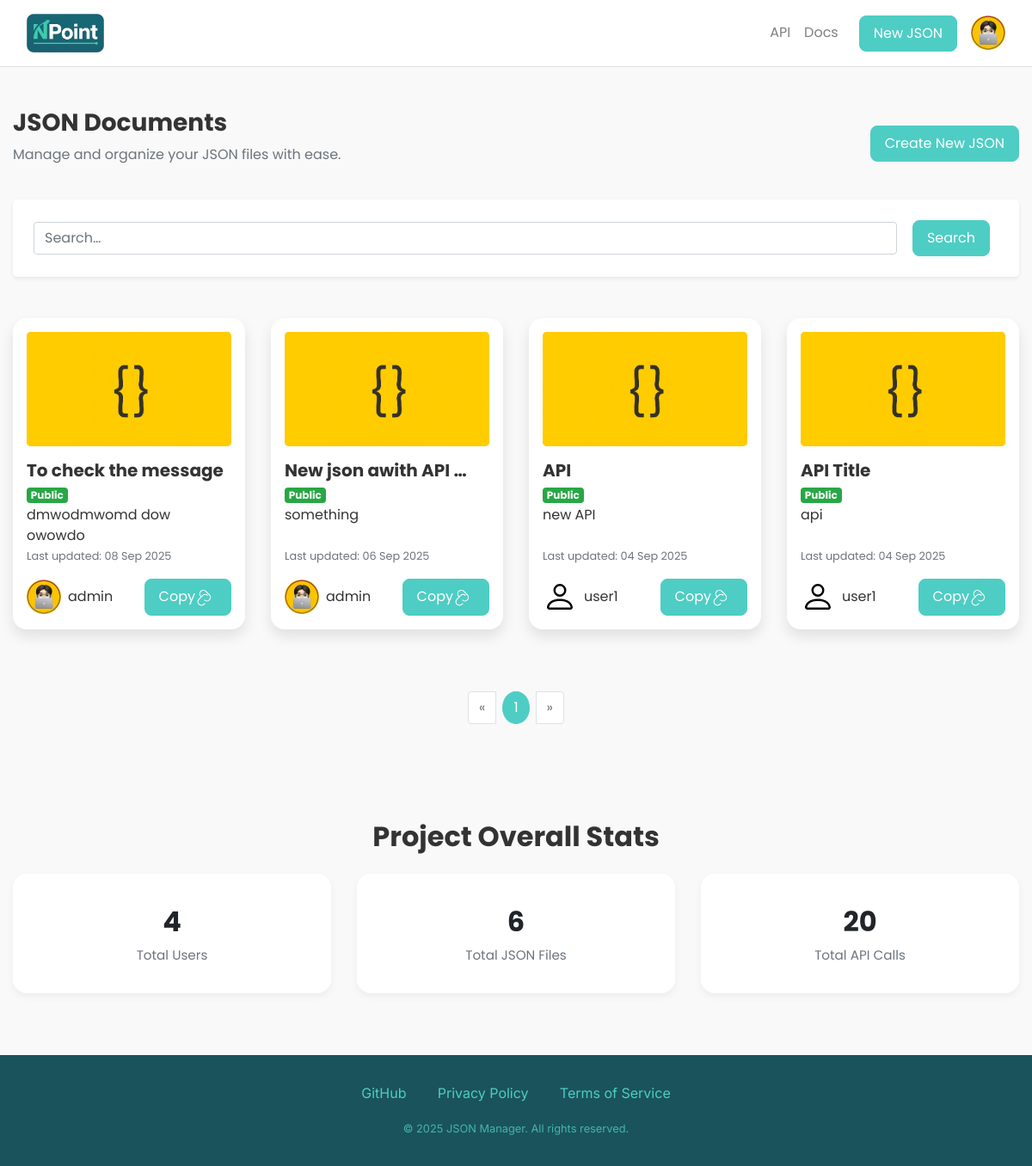
Page / (signed in) on the earlier database version.
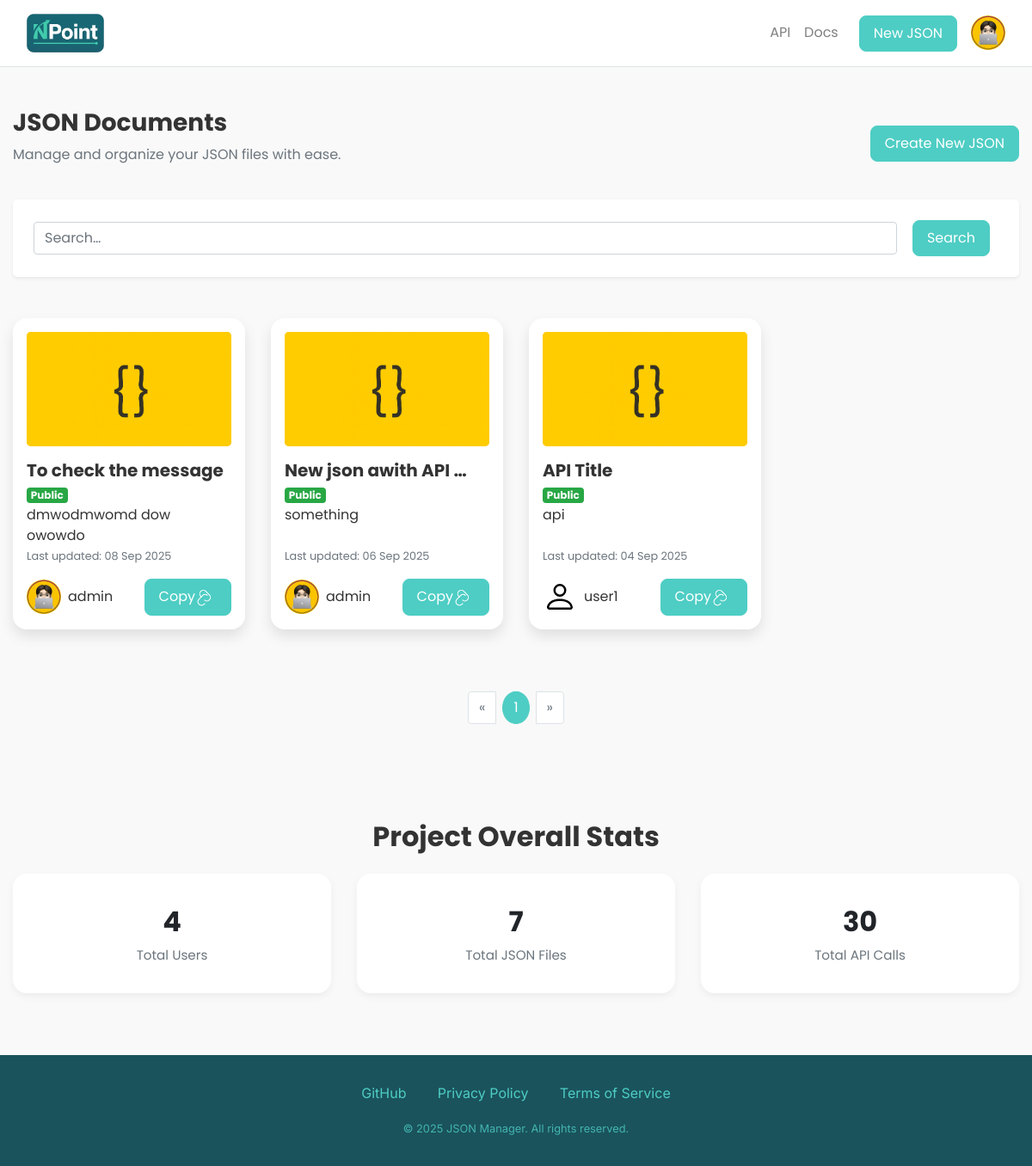
Same page on the later database version.
### npoint_app/models.py (models this page shows, shortened)
class UserProfile(AbstractUser):
    user_id = models.AutoField(primary_key=True)
    first_name = models.CharField(max_length=50)
    last_name = models.CharField(max_length=50)
    username = models.CharField(max_length=150, unique=True)
    email = models.EmailField(unique=True)
    profile_picture = models.ImageField(upload_to='profiles/', blank=True, null=True)
    created_at = models.DateTimeField(auto_now_add=True)
    updated_at = models.DateTimeField(auto_now=True)

class JSONData(models.Model):
    json_id = models.AutoField(primary_key=True)
    user = models.ForeignKey(UserProfile, on_delete=models.CASCADE, related_name='json_data')
    title = models.CharField(max_length=200, db_index=True)
    description = models.TextField(blank=True, null=True, max_length=500)
    json_picture = models.ImageField(upload_to='json_pictures/', blank=True, null=True)
    json_content = models.JSONField()
    json_api = models.CharField(blank=True, null=True)
    is_public = models.BooleanField(default=True)
    created_at = models.DateTimeField(auto_now_add=True)
    updated_at = models.DateTimeField(auto_now=True)
    slug = models.SlugField(max_length=220, blank=True, null=True)  # or unique_together with user
    access_count = models.PositiveIntegerField(default=0)
    class Meta:
        constraints = [
            models.UniqueConstraint(fields=["user", "slug"], name="uniq_user_slug"),
        ]
        indexes = [models.Index(fields=['title'])]

### npoint_app/views.py (the view)
# urls.py: path('', views.home, name='home'),
def home(request):
    if request.user.is_authenticated:
        q = (request.GET.get("q") or "").strip()
        obj = JSONData.objects.filter(is_public=True).order_by('-created_at')
        if q:
            obj = obj.filter(Q(title__icontains=q) | Q(description__icontains=q))
        paginator = Paginator(obj, 12)
        json_files = paginator.get_page(request.GET.get('page'))
        params = request.GET.copy()
        params.pop("page", None)
        querystring = params.urlencode()
        return render(request, 'npoint_app/main.html', {"json_files": json_files, "q": q,
            "querystring": querystring,})
    else:
        return render(request, 'npoint_app/index.html')

### npoint_app/context_processors.py (called while the page is built)
def humanize_number(value):
    if value is None:
        return "0"
    if value >= 1_000_000:
        return f"{value/1_000_000:.1f}M".rstrip("0").rstrip(".")
    if value >= 1_000:
        return f"{value/1_000:.1f}K".rstrip("0").rstrip(".")
    return str(value)

def site_stats(request):
    total_users = UserProfile.objects.count()
    total_jsons = JSONData.objects.count()
    total_api_calls = JSONData.objects.aggregate(total=Sum("access_count"))["total"] or 0
    return {
        "total_users": humanize_number(total_users),
        "total_jsons": humanize_number(total_jsons),
        "total_api_calls": humanize_number(total_api_calls),
    }

### npoint_app/templates/npoint_app/main.html (shortened to what this page needs)
{% extends 'npoint_app/base.html' %}
{% load static %}
{% block content %}
<body>
  <div class="d-flex flex-column min-vh-100">
    <main class="flex-grow-1 py-5">
      <div class="container w-100" >
        <div class="d-flex flex-column flex-md-row justify-content-between align-items-center mb-4">
          <div class="text-center text-md-left">
            <h2 class="h3 font-weight-bold">JSON Documents</h2>
            <p class="text-muted font-inter">Manage and organize your JSON files with ease.</p>
          </div>
          <a href="{% url 'json_form' %}" class="btn button-primary-custom mt-3 mt-md-0">Create New JSON</a>
        </div>
        <div class="bg-white rounded-lg shadow-sm p-4 mb-5">
          <div class="row ">
            <div class="d-flex col-12 mb-3 mb-md-0">
              <form method="get" class="form-row w-100 align-items-center">
                  <div class="col">
                    <input type="text" name="q" class="form-control" placeholder="Search…" value="{{ q }}">
                  </div>
                  <div class="col-auto">
                    <button class="btn button-primary-custom ml-2" type="submit">Search</button>
                  </div>
                </form>
            </div>
          </div>
        </div>
        <div class="row">
          {% for json in json_files %}
          <div class="col-12 col-sm-6 col-lg-4 col-xl-3 mb-4 " >
            <div class="card-custom  py-3 px-3 bg-white position-relative" style="height: 100%;">
              <div class="thumb bg-warning rounded-lg overflow-hidden d-flex align-items-center justify-content-center mb-3">
                <img
                  {% if json.json_picture %}
                  src="{{ json.json_picture.url }}"
                  {% else %}
                  src="{% static 'npoint_app/images/default_json.png'  %}"
                  {% endif %}
                  alt="JSON Icon" width="298" height="170" class=" rounded-lg object-fit-contain w-100 " >
              </div>
              <h5 class="font-weight-bold mb-1" ><a href="{% url 'json_viewer' json.user.username json.slug json.pk %}">
    {{ json.title|truncatewords:4 }}</a></h5>
              <span class="badge badge-success">
                {% if json.is_public %} Public {% endif %}
              </span>
              <div style="height: 50px;">{{ json.description|default_if_none:""|truncatewords:5 }}</div>
              <p class="text-muted font-inter small mb-2">Last updated: {{json.updated_at |date:"d M Y" }} </p>
              <div class=" d-flex justify-content-between mt-3">
                <div class="col-6 d-flex align-items-center p-0">
                  <img {% if json.user.profile_picture %}
                  src="{{ json.user.profile_picture.url }}"
                    {% else %}
                      src="{% static 'npoint_app/images/default_img.svg' %}"
                    {% endif %}
                    class=" profile-custom" >
                      <span class="ml-2 align-self-center">{{ json.user.username }}</span>
                  </div>
                  <a href="" class="icon-btn button-primary-custom button-primary-custom-mb" onclick="navigator.clipboard.writeText('{{ json.json_api }}')">Copy<svg width="25" height="25" fill="none" stroke="currentColor" viewBox="0 0 24 24"><path d="M13.828 10.172a4 4 0 00-5.656 0l-4 4a4 4 0 105.656 5.656l1.102-1.101M10.172 15.071a4 4 0 005.656-5.656l-4-4a4 4 0 00-5.656 5.656l1.102 1.101"/></svg></a>
                </div>
            </div>
          </div>
          {% empty %}
            <p>No JSON files found. <a href="{% url 'json_form' %}">Create one now!</a></p>
          {% endfor %}
        </div>
        <nav class="mt-5 d-flex justify-content-center">
          <ul class="pagination">
            {% if json_files.has_previous %}
              <li class="page-item">
                <a class="page-link" href="?page={{ json_files.previous_page_number }}">&laquo;</a>
              </li>
            {% else %}
              <li class="page-item disabled"><span class="page-link">&laquo;</span></li>
            {% endif %}
            {% for num in json_files.paginator.page_range %}
              {% if json_files.number == num %}
                <li class="page-item page-item-custom active mx-2"><a class="page-link" href="?page={{ num }}">{{ num }}</a></li>
              {% elif num > json_files.number|add:'-3' and num < json_files.number|add:'3' %}
                <li class="page-item page-item-custom mx-2"><a class="page-link" href="?page={{ num }}">{{ num }}</a></li>
              {% elif num == 1 or num == json_files.paginator.num_pages %}
                <li class="page-item page-item-custom mx-2"><a class="page-link" href="?page={{ num }}">{{ num }}</a></li>
              {% elif forloop.first or forloop.last %}
                <li class="page-item page-item-custom disabled mx-2"><span class="page-link">...</span></li>
              {% endif %}
            {% endfor %}
              {% if json_files.has_next %}
                <li class="page-item">
                  <a class="page-link" href="?page={{ json_files.next_page_number }}">&raquo;</a>
                </li>
              {% else %}
                <li class="page-item disabled"><span class="page-link">&raquo;</span></li>
              {% endif %}
          </ul>
        </nav>
      </div>
    </main>
  </div>
</body>
<div class="container my-5 text-center">
  <div class="h2 font-weight-bold mb-4" >Project Overall Stats</div>
  <div class="row text-center">
    <div class="col-12 col-md-6 col-lg-4 mb-4">
      <div class="stat-card">
        <div class="stat-value">{{ total_users }}</div>
        <div class="stat-label">Total Users</div>
      </div>
    </div>
    <div class="col-12 col-md-6 col-lg-4 mb-4">
      <div class="stat-card">
        <div class="stat-value">{{ total_jsons }}</div>
        <div class="stat-label">Total JSON Files</div>
      </div>
    </div>
    <div class="col-12 col-md-6 col-lg-4 mb-4">
      <div class="stat-card">
        <div class="stat-value">{{ total_api_calls }}</div>
        <div class="stat-label">Total API Calls</div>
      </div>
    </div>
  </div>
</div>
{% endblock %}

### npoint_app/templates/npoint_app/base.html (shortened to what this page needs)
{% load static %}
<!DOCTYPE html>
<html lang="en">
<head>
  <link rel="stylesheet" href="https://stackpath.bootstrapcdn.com/bootstrap/4.5.2/css/bootstrap.min.css">
  <link href="{% static 'npoint_app/css/index_style.css' %}" rel="stylesheet">
</head>
<body class="d-flex flex-column min-vh-100">
  <nav class="navbar navbar-expand-md navbar-light bg-white border-bottom sticky-top py-3">
  <div class="container">
    <a class=" font-weight-bold mb-0 logo "
    {% if user.is_authenticated %}
      href="{% url 'main' %}"
    {% else %}
      href="{% url 'home' %}"
    {% endif %}
    ><img class="logo_img" src={% static 'npoint_app/images/npoint_logo.png' %}> </a>
    <div class="collapse navbar-collapse" id="mainNav">
      <ul class="navbar-nav ml-auto align-items-md-left">
        <ul class="navbar-nav d-flex align-items-left">
        <li class="nav-item"><a href="{% url 'main' %}" class="nav-link">API</a></li>
        <li class="nav-item"><a href="{% url 'docs' %}" class="nav-link">Docs</a></li>
        {% if user.is_authenticated %}
          <li class="nav-item my-2 my-md-0">
            <a class="btn button-primary-custom ml-md-3" href="{% url 'json_form' %}">New JSON</a>
          </li>
          <li class="nav-item dropdown d-none d-md-block ml-md-3">
            <a href="#" class="nav-link p-0 " id="profileDropdown"
               data-toggle="dropdown" aria-haspopup="true" aria-expanded="false">
              <div class="profile-pic">
                <img {% if user.profile_picture and user.is_authenticated %}
                src="{{ user.profile_picture.url }}"
              {% else %}
                src="{% static 'npoint_app/images/default_img.svg' %}"
              {% endif %}
              class="rounded-circle" width="40" height="40">
              </div>
            </a>
          </li>
        {% endif %}
      </ul>
    </div>
  </div>
</nav>
<main class="flex-grow-1">
  {% block content %}
  {% endblock %}
</main>
  <footer class="footer " >
  <div class="container text-center">
    <div class="mb-3">
      <a href="https://github.com/MrUzbek00">GitHub</a>
      <a href="{% url 'privacy_policy' %}">Privacy Policy</a>
      <a href="{% url 'terms_of_service' %}">Terms of Service</a>
    </div>
    <small>&copy; 2025 JSON Manager. All rights reserved.</small>
  </div>
</footer>
</body>
</html>

### npoint_app/static/npoint_app/css/index_style.css (style rules this page uses)
:root { --turquoise: #4ecdc4; --soft-yellow: #ffe66d; --coral-red: #ff6b6b; --deep-teal: #1a535c; --background-color: #f9f9f9; --text-primary: #1a535c; --text-secondary: #5a7f84; --brand: #4ecdc4; }
*, *::before, *::after { box-sizing: border-box; }
a { text-decoration: none; color: inherit; }
html, body { height: 100%; margin: 0; }
body { font-family: 'Poppins', sans-serif; background-color: #f9f9f9; color: #333333; display: flex; flex-direction: column; }
.profile-pic { width: 40px; height: 40px; background-size: cover; background-position: center; border-radius: 50%; }
.button-primary-custom { background-color: var(--turquoise); color: white; border-radius: 0.5rem; padding: 0.5rem 1rem; border: 1px solid transparent; }
.card-custom { border-radius: 1rem; box-shadow: 0 0.5rem 1rem rgba(0,0,0,0.1); transition: all 0.3s ease-in-out; }
.profile-custom { width: 40px; height: 40px; border-radius: 50%; object-fit: cover; object-position: center; }
.logo_img { height: 45px; width: auto; margin-top: 0; margin-bottom: 0; }
.thumb { width: 100%; aspect-ratio: 16 / 9; overflow: hidden; border-radius: 12px; background:#f5f5f7; }
.thumb > img { width: 100%; height: 100%; display: block; object-fit: cover; object-position: center; }
.pagination li.page-item-custom .page-link { border: 1px solid transparent; border-radius: 50%; background-color: #e2e6ea; color: #fff; }
.pagination li.page-item-custom.active .page-link { background: var(--turquoise); border-color: var(--turquoise); color: #fff; }
.button-primary-custom { background-color: var(--brand) !important; border-color: var(--brand) !important; }
.stat-card { background: #fff; border-radius: 1rem; padding: 2rem 1.5rem; text-align: center; box-shadow: 0 4px 10px rgba(0,0,0,0.05); transition: all 0.3s ease; }
.stat-value { font-size: 2rem; font-weight: 700; color: #212529; }
.stat-label { font-size: 0.95rem; color: #6c757d; margin-top: 0.25rem; }
.footer { background-color: var(--deep-teal); color: white; padding: 2rem 0; }
.footer a { color: var(--turquoise); margin: 0 1rem; transition: color 0.3s ease; font-family: 'Inter', sans-serif; }
.footer small { color: var(--turquoise); opacity: 0.8; font-family: 'Inter', sans-serif; }
@media (min-width: 1200px) { .container { max-width: 1200px; } }

Differences in the rows shown:
no longer on this page (row edited): JSONData: title "API", is_public "Public", description "new API", updated_at "04 Sep 2025", user.username "user1"
Other differences:
{{ total_jsons }}: "6" → "7"
{{ total_api_calls }}: "20" → "30"
